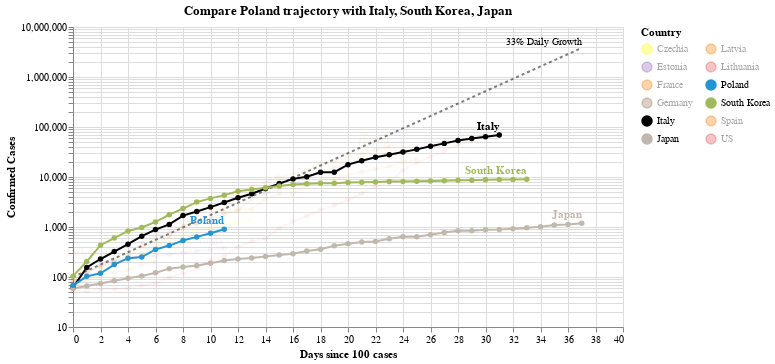

The notebook cell saved with this chart:
### Code cell
#hide_input
chart3 = make_since_chart(['Poland'])
chart3

### Figure 1 — Vega-Lite specification as saved in the notebook (floating-point values rounded to 4 significant figures; data arrays with more than 128 entries replaced by an {"elided": "..."} marker saying what was removed)
{"config": {"view": {"continuousWidth": 400, "continuousHeight": 300}}, "layer": [{"mark": {"type": "line", "color": "black", "opacity": 0.5, "strokeDash": [3, 3]}, "encoding": {"x": {"type": "quantitative", "field": "Days since 100 cases"}, "y": {"type": "quantitative", "field": "Confirmed Cases"}}}, {"mark": {"type": "text", "align": "right", "dy": -6, "fontSize": 10, "text": "33% Daily Growth"}, "encoding": {"x": {"type": "quantitative", "field": "Days since 100 cases"}, "y": {"type": "quantitative", "field": "Confirmed Cases"}}, "transform": [{"filter": "(datum['Days since 100 cases'] >= 37)"}]}, {"data": {"name": "data-04515c086f26026332972e92ee2bf518"}, "mark": {"type": "line", "point": true}, "encoding": {"color": {"type": "nominal", "field": "Country", "legend": {"columns": 2}, "scale": {"domain": ["Czechia", "Estonia", "France", "Germany", "Italy", "Japan", "Latvia", "Lithuania", "Poland", "South Korea", "Spain", "US"], "range": ["yellow", "#9467bd", "#F58518", "#9D755D", "black", "#C1B7AD", "#F58518", "#E45756", "#2495D3", "#A1BA59", "#F58518", "#E45756"]}}, "opacity": {"condition": {"value": 1, "selection": "selector018"}, "value": 0.05}, "tooltip": [{"type": "nominal", "field": "Country"}, {"type": "temporal", "field": "Date"}, {"type": "quantitative", "field": "Confirmed Cases"}, {"type": "quantitative", "field": "Days since 100 cases"}], "x": {"type": "quantitative", "field": "Days since 100 cases"}, "y": {"type": "quantitative", "field": "Confirmed Cases", "scale": {"type": "log"}}}, "selection": {"selector018": {"type": "multi", "fields": ["Country"], "bind": "legend", "init": [{"Country": "Poland"}, {"Country": "Italy"}, {"Country": "South Korea"}, {"Country": "Japan"}]}}, "width": 550}, {"data": {"name": "data-04515c086f26026332972e92ee2bf518"}, "mark": {"type": "text", "align": "right", "dy": -8, "fontWeight": "bold"}, "encoding": {"color": {"type": "nominal", "field": "Country", "legend": {"columns": 2}, "scale": {"domain": ["Czechia", "Estonia", "France", "Germany", "Italy", "Japan", "Latvia", "Lithuania", "Poland", "South Korea", "Spain", "US"], "range": ["yellow", "#9467bd", "#F58518", "#9D755D", "black", "#C1B7AD", "#F58518", "#E45756", "#2495D3", "#A1BA59", "#F58518", "#E45756"]}}, "opacity": {"condition": {"value": 1, "selection": "selector018"}, "value": 0.05}, "text": {"type": "nominal", "field": "Country"}, "tooltip": [{"type": "nominal", "field": "Country"}, {"type": "temporal", "field": "Date"}, {"type": "quantitative", "field": "Confirmed Cases"}, {"type": "quantitative", "field": "Days since 100 cases"}], "x": {"type": "quantitative", "field": "Days since 100 cases"}, "y": {"type": "quantitative", "field": "Confirmed Cases", "scale": {"type": "log"}}}, "transform": [{"filter": "(datum['Date'] >= 1585008000000)"}], "width": 550}], "data": {"name": "data-13c5355e9ceeab965873228bafcc13f9"}, "title": "Compare Poland trajectory with Italy, South Korea, Japan", "$schema": "https://vega.github.io/schema/vega-lite/v4.0.2.json", "datasets": {"data-13c5355e9ceeab965873228bafcc13f9": [{"Days since 100 cases": 0, "Confirmed Cases": 100.0}, {"Days since 100 cases": 1, "Confirmed Cases": 133.0}, {"Days since 100 cases": 2, "Confirmed Cases": 176.9}, {"Days since 100 cases": 3, "Confirmed Cases": 235.3}, {"Days since 100 cases": 4, "Confirmed Cases": 312.9}, {"Days since 100 cases": 5, "Confirmed Cases": 416.2}, {"Days since 100 cases": 6, "Confirmed Cases": 553.5}, {"Days since 100 cases": 7, "Confirmed Cases": 736.1}, {"Days since 100 cases": 8, "Confirmed Cases": 979.1}, {"Days since 100 cases": 9, "Confirmed Cases": 1302.0}, {"Days since 100 cases": 10, "Confirmed Cases": 1732.0}, {"Days since 100 cases": 11, "Confirmed Cases": 2303.0}, {"Days since 100 cases": 12, "Confirmed Cases": 3064.0}, {"Days since 100 cases": 13, "Confirmed Cases": 4074.0}, {"Days since 100 cases": 14, "Confirmed Cases": 5419.0}, {"Days since 100 cases": 15, "Confirmed Cases": 7207.0}, {"Days since 100 cases": 16, "Confirmed Cases": 9586.0}, {"Days since 100 cases": 17, "Confirmed Cases": 12750.0}, {"Days since 100 cases": 18, "Confirmed Cases": 16960.0}, {"Days since 100 cases": 19, "Confirmed Cases": 22550.0}, {"Days since 100 cases": 20, "Confirmed Cases": 29990.0}, {"Days since 100 cases": 21, "Confirmed Cases": 39890.0}, {"Days since 100 cases": 22, "Confirmed Cases": 53060.0}, {"Days since 100 cases": 23, "Confirmed Cases": 70560.0}, {"Days since 100 cases": 24, "Confirmed Cases": 93850.0}, {"Days since 100 cases": 25, "Confirmed Cases": 124800.0}, {"Days since 100 cases": 26, "Confirmed Cases": 166000.0}, {"Days since 100 cases": 27, "Confirmed Cases": 220800.0}, {"Days since 100 cases": 28, "Confirmed Cases": 293700.0}, {"Days since 100 cases": 29, "Confirmed Cases": 390600.0}, {"Days since 100 cases": 30, "Confirmed Cases": 519500.0}, {"Days since 100 cases": 31, "Confirmed Cases": 690900.0}, {"Days since 100 cases": 32, "Confirmed Cases": 918900.0}, {"Days since 100 cases": 33, "Confirmed Cases": 1222000.0}, {"Days since 100 cases": 34, "Confirmed Cases": 1625000.0}, {"Days since 100 cases": 35, "Confirmed Cases": 2162000.0}, {"Days since 100 cases": 36, "Confirmed Cases": 2875000.0}, {"Days since 100 cases": 37, "Confirmed Cases": 3824000.0}], "data-04515c086f26026332972e92ee2bf518": {"elided": "258 records"}}}
